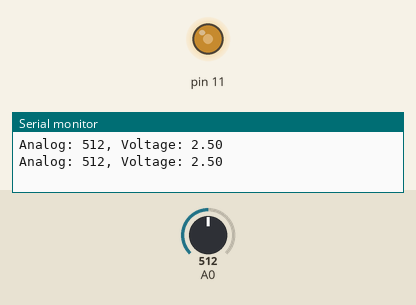
This sketch was run on a simulated Arduino Uno, built with avr-gcc and run on an emulated ATmega328P. Shown: output pins drawn as LEDs (lit = HIGH), the last lines printed to the serial monitor. Inputs (shaded band) come from the test bench; at power-on: A0 = 512.

Above: at 1.8 s.
1.9 s: A0 set to 716
At 2.8 s:
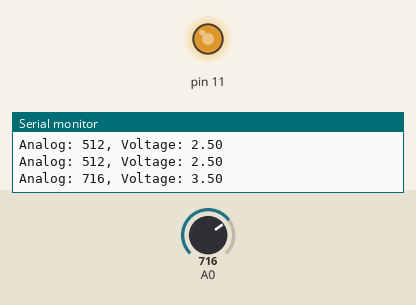
3.5 s: A0 set to 900
At 4.4 s:
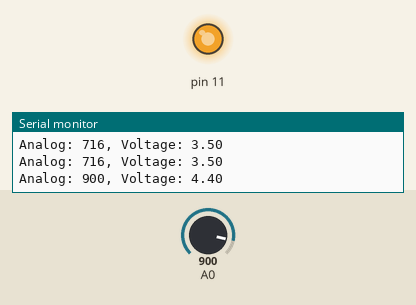
5.5 s: A0 set to 122
At 7.2 s:
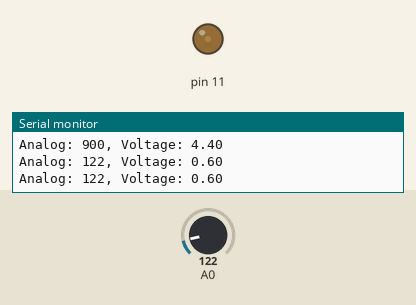
7.5 s: A0 set to 0
At 8.7 s:
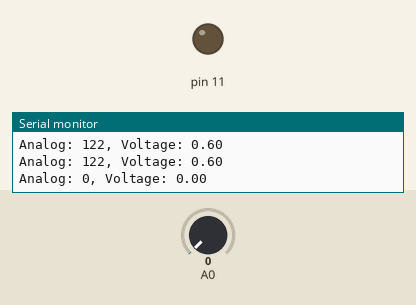
Timing chart, 0 to 10.5 s (numbered marks = the images above; inputs shaded):
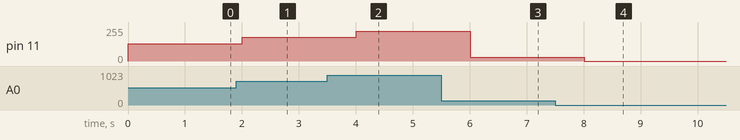

The sketch:

controlled_led.ino
```cpp
/* This code allows you to control the brightness of an LED using a potentiometer.*/

float floatMap(float x, float in_min, float in_max, float out_min, float out_max) {
  return (x - in_min) * (out_max - out_min) / (in_max - in_min) + out_min;
}

// the setup routine runs once when you press reset:
void setup() {
  // initialize serial communication at 9600 bits per second:
  Serial.begin(9600);
}

// the loop routine runs over and over again forever:
void loop() {
  // read the input on analog pin A0:
  int analogValue = analogRead(A0);
  // Rescale to potentiometer's voltage (from 0V to 5V):
  float voltage = floatMap(analogValue, 0, 1023, 0, 5);

  // print out the value you read:
  analogWrite(11, analogValue/4);
  Serial.print("Analog: ");
  Serial.print(analogValue);
  Serial.print(", Voltage: ");
  Serial.println(voltage);
  delay(1000);
}
```

Measured:
- after the input at 1.9 s, pin 11: 128/255 → 179/255 after 0.10 s
- after the input at 3.5 s, pin 11: 179/255 → 225/255 after 0.50 s
- after the input at 5.5 s, pin 11: 225/255 → 30/255 after 0.51 s
- after the input at 7.5 s, pin 11: 30/255 → 0/255 after 0.51 s
